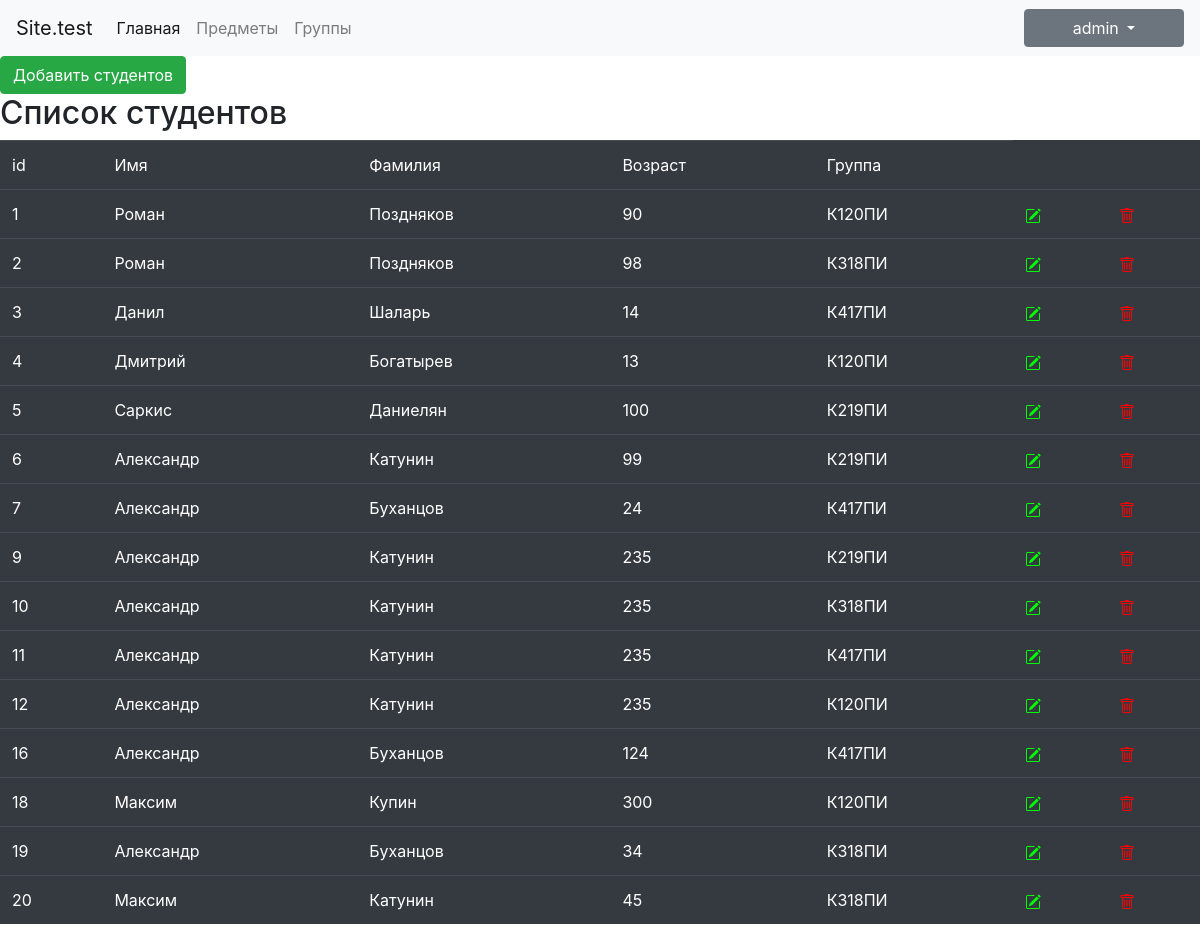
Screenshot of / (signed in) with the database file from the repository.
### tables this page shows
CREATE TABLE `users` (
  `id` int(10) NOT NULL,
  `group_id` int(10) NOT NULL,
  `name` varchar(255) NOT NULL,
  `surname` varchar(255) NOT NULL,
  `age` int(10) NOT NULL
);

CREATE TABLE `groups` (
  `id` int(10) NOT NULL,
  `group_name` varchar(255) NOT NULL,
  `course` int(10) NOT NULL,
  `teacher_id` int(10) NOT NULL
);

### qwery/qwery.php (called while the page is built, shortened)
<?php include 'config.php'; ?>
<?php
	$my_data = $db->query("SELECT * FROM users");
	$dataArr = [];
?>

### qwery/getGroups.php (called while the page is built, shortened)
<?php include 'config.php'; ?>
<?php
	$my_data = $db->query("SELECT * FROM `groups`");
	$groupsArr = [];
?>

### index.php (the view)
<?php include 'header.php'; ?>
<?php include 'modal-form-add.php'?>
<a href="#" id="add-student" class="btn btn-success">Добавить студентов</a>
<h2 class="title">Список студентов</h2>
<div class="main-content">
	<?php include 'qwery/qwery.php' ?>
	<?php include 'qwery/getGroups.php' ?>
	<table class="table table-hover table-dark">
	<thead>
		<tr>
			<td>id</td>
			<td>Имя</td>
			<td>Фамилия</td>
			<td>Возраст</td>
			<td>Группа</td>
		</tr>
	</thead>
  <tbody>
	<?php foreach($dataArr as $key => $value) {?>
		<tr>
			<td><?php echo $value['id'] ?></td>
			<td><?php echo $value['name'] ?></td>
			<td><?php echo $value['surname'] ?></td>
      <td><?php echo $value['age'] ?></td>
      <td><?php echo $groupsArr[$value['group_id']-1]['group_name'] ?></td>
      <td><a class="edit-btn" href="/qwery/edit-user-info.php?userid=<?echo $value['id']; ?>"><img src="/assets/img/edit.svg" alt=""></a></td>
      <td><a class="delete-btn" href="/qwery/deleteStudent.php?userid=<?echo $value['id']; ?>"><img src="/assets/img/delete.svg" alt=""></a></td>
		</tr>
	<?php } ?>
  </tbody>
	</table>
</div>
<?php include 'footer.php'?>

### header.php (shortened to what this page needs)
<!DOCTYPE html>
<html>
<head>
	<link rel="stylesheet" href="https://cdn.jsdelivr.net/npm/bootstrap@4.5.3/dist/css/bootstrap.min.css">
	<link rel="stylesheet" type="text/css" href="/assets/css/style.css">
</head>
<body>
<?php include "main-menu.php"?>

### main-menu.php (shortened to what this page needs)
<nav class="navbar navbar-expand-lg navbar-light bg-light">
  <a class="navbar-brand" href="#">Site.test</a>
  <div class="collapse navbar-collapse" id="navbarSupportedContent">
    <ul class="navbar-nav mr-auto">
	  <li class="nav-item active">
        <a class="nav-link" href="/">Главная</a>
      </li>
      <li class="nav-item">
        <a class="nav-link" href="subjects.php">Предметы</a>
      </li>
	  <li class="nav-item">
        <a class="nav-link" href="groups.php">Группы</a>
    </li>
    </ul>
    <div class="dropdown">
      <button style="min-width: 160px;" class="btn btn-secondary dropdown-toggle" type="button" id="dropdownMenuButton" data-toggle="dropdown" aria-haspopup="true" aria-expanded="false">
          <?php print_r($_SESSION['auth']); ?>
      </button>
    </div>
  </div>
</nav>

### footer.php (shortened to what this page needs)
</body>
</html>

### assets/css/style.css (style rules this page uses)
.main-content { display: flex; flex-grow: 1; justify-content: space-between; }

### rows the page displays
users: id "1", name "Роман", surname "Поздняков", age "90", group.group_name "К120ПИ"
users: id "2", name "Роман", surname "Поздняков", age "98", group.group_name "К318ПИ"
users: id "3", name "Данил", surname "Шаларь", age "14", group.group_name "К417ПИ"
users: id "4", name "Дмитрий", surname "Богатырев", age "13", group.group_name "К120ПИ"
users: id "5", name "Саркис", surname "Даниелян", age "100", group.group_name "К219ПИ"
users: id "6", name "Александр", surname "Катунин", age "99", group.group_name "К219ПИ"
users: id "7", name "Александр", surname "Буханцов", age "24", group.group_name "К417ПИ"
users: id "9", name "Александр", surname "Катунин", age "235", group.group_name "К219ПИ"
users: id "10", name "Александр", surname "Катунин", age "235", group.group_name "К318ПИ"
users: id "11", name "Александр", surname "Катунин", age "235", group.group_name "К417ПИ"
users: id "12", name "Александр", surname "Катунин", age "235", group.group_name "К120ПИ"
users: id "16", name "Александр", surname "Буханцов", age "124", group.group_name "К417ПИ"
users: id "18", name "Максим", surname "Купин", age "300", group.group_name "К120ПИ"
users: id "19", name "Александр", surname "Буханцов", age "34", group.group_name "К318ПИ"
users: id "20", name "Максим", surname "Катунин", age "45", group.group_name "К318ПИ"
